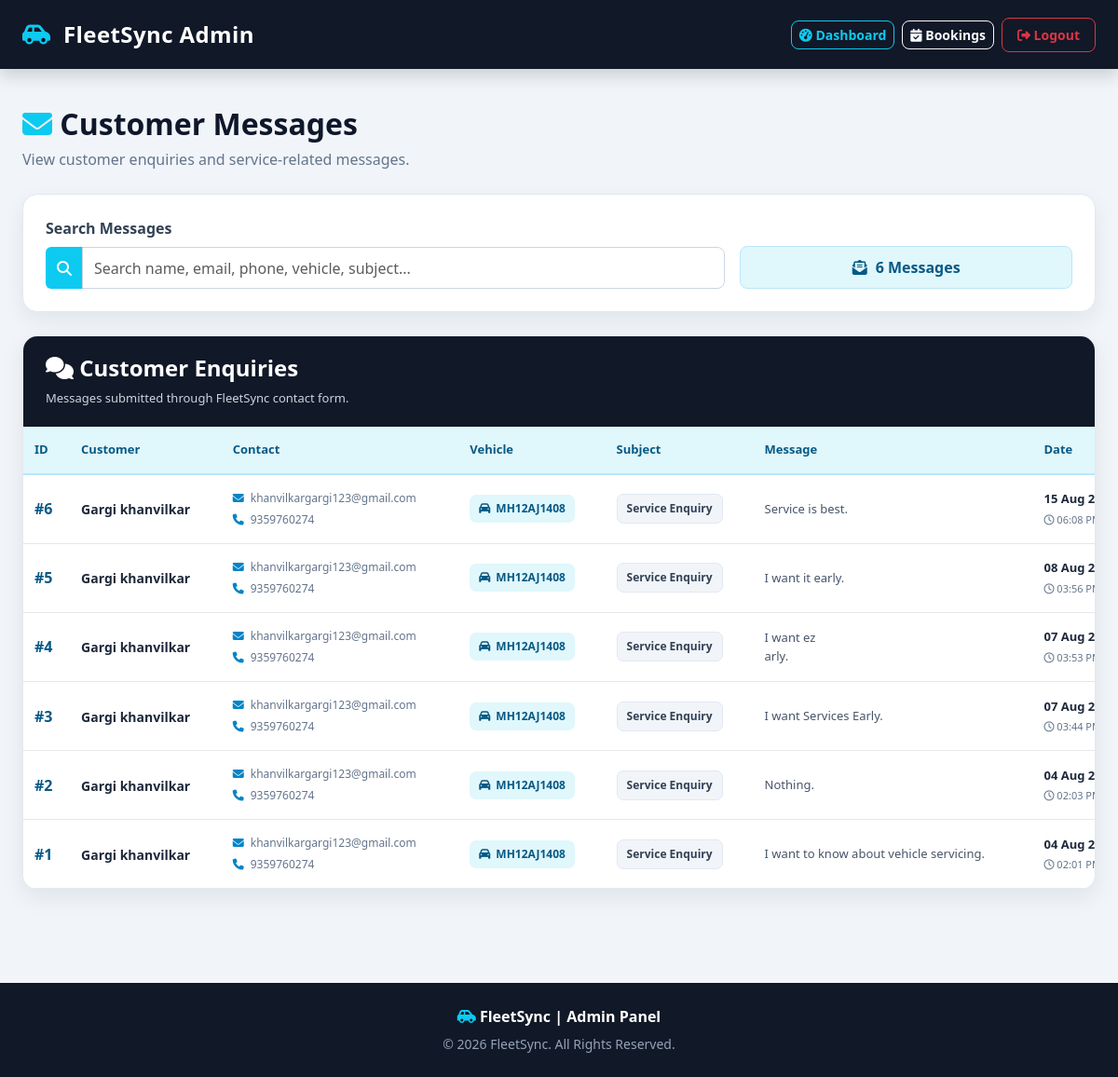
Page /FleetSyncAdmin/admin_messages.php (signed in) on the committed database.
### tables this page shows
CREATE TABLE `contact_messages` (
  `id` int(11) NOT NULL,
  `fullname` varchar(100) NOT NULL,
  `email` varchar(150) NOT NULL,
  `phone` varchar(20) NOT NULL,
  `vehicle` varchar(30) NOT NULL,
  `subject` varchar(150) NOT NULL,
  `message` text NOT NULL,
  `created_at` timestamp NOT NULL DEFAULT current_timestamp()
);

### FleetSyncAdmin/admin_messages.php (the view, shortened to what this page needs)
<?php
include '../config.php';
$sql = "SELECT *
        FROM contact_messages
        ORDER BY id DESC";
$result = mysqli_query($conn, $sql);
?>
<!DOCTYPE html>
<html lang="en">
<head>
<link
href="https://cdn.jsdelivr.net/npm/bootstrap@5.3.7/dist/css/bootstrap.min.css"
rel="stylesheet">
<link
rel="stylesheet"
href="https://cdnjs.cloudflare.com/ajax/libs/font-awesome/6.7.0/css/all.min.css">
<link rel="stylesheet" href="css/admin.css">
</head>
<body>
<nav class="navbar navbar-dark bg-dark shadow">
    <div class="container-fluid px-4">
        <a href="admin_dashboard.php"
           class="navbar-brand fw-bold fs-4">
            <i class="fa-solid fa-car-side text-info"></i>
            FleetSync Admin
        </a>
        <div class="d-flex align-items-center gap-2">
            <a href="admin_dashboard.php"
               class="btn btn-outline-info btn-sm">
                <i class="fa-solid fa-gauge-high"></i>
                Dashboard
            </a>
            <a href="admin_bookings.php"
               class="btn btn-outline-light btn-sm">
                <i class="fa-solid fa-calendar-check"></i>
                Bookings
            </a>
            <a href="admin_logout.php"
               class="btn btn-outline-danger btn-sm">
                <i class="fa-solid fa-right-from-bracket"></i>
                Logout
            </a>
        </div>
    </div>
</nav>
<main class="admin-main">
    <div class="container-fluid px-4">
        <div class="admin-page-heading">
            <h1>
                <i class="fa-solid fa-envelope text-info"></i>
                Customer Messages
            </h1>
            <p>
                View customer enquiries and service-related messages.
            </p>
        </div>
        <div class="message-filter-card">
            <div class="row g-3 align-items-end">
                <div class="col-lg-8">
                    <label
                        for="messageSearch"
                        class="form-label">
                        Search Messages
                    </label>
                    <div class="input-group">
                        <span class="input-group-text">
                            <i class="fa-solid fa-magnifying-glass"></i>
                        </span>
                        <input
                            type="text"
                            id="messageSearch"
                            class="form-control"
                            placeholder="Search name, email, phone, vehicle, subject...">
                    </div>
                </div>
                <div class="col-lg-4">
                    <div class="message-count-box">
                        <i class="fa-solid fa-envelope-open-text"></i>
                        <span>
                            <?php echo mysqli_num_rows($result); ?>
                            Messages
                        </span>
                    </div>
                </div>
            </div>
        </div>
        <div class="message-table-card">
            <div class="message-table-header">
                <div>
                    <h4>
                        <i class="fa-solid fa-comments"></i>
                        Customer Enquiries
                    </h4>
                    <span>
                        Messages submitted through FleetSync contact form.
                    </span>
                </div>
            </div>
            <div class="table-responsive">
                <table
                    class="table message-table"
                    id="messageTable">
                    <thead>
                        <tr>
                            <th>ID</th>
                            <th>Customer</th>
                            <th>Contact</th>
                            <th>Vehicle</th>
                            <th>Subject</th>
                            <th>Message</th>
                            <th>Date</th>
                        </tr>
                    </thead>
                    <tbody>
                    <?php
                    if (mysqli_num_rows($result) > 0) {
                        while ($message = mysqli_fetch_assoc($result)) {
                    ?>
                        <tr>
                            <td>
                                <span class="message-id">
                                    #<?php
                                    echo (int)$message['id'];
                                    ?>
                                </span>
                            </td>
                            <td>
                                <div class="message-customer">
                                    <strong>
                                        <?php
                                        echo htmlspecialchars(
                                            $message['fullname']
                                        );
                                        ?>
                                    </strong>
                                </div>
                            </td>
                            <td>
                                <div class="message-contact">
                                    <span>
                                        <i class="fa-solid fa-envelope"></i>
                                        <?php
                                        echo htmlspecialchars(
                                            $message['email']
                                        );
                                        ?>
                                    </span>
                                    <span>
                                        <i class="fa-solid fa-phone"></i>
                                        <?php
                                        echo htmlspecialchars(
                                            $message['phone']
                                        );
                                        ?>
                                    </span>
                                </div>
                            </td>
                            <td>
                                <?php
                                if (!empty($message['vehicle'])) {
                                ?>
                                    <span class="message-vehicle">
                                        <i class="fa-solid fa-car"></i>
                                        <?php
                                        echo htmlspecialchars(
                                            $message['vehicle']
                                        );
                                        ?>
                                    </span>
                                <?php
                                } else {
                                ?>
                                    <span class="text-muted">
                                        Not provided
                                    </span>
                                <?php
                                }
                                ?>
                            </td>
                            <td>
                                <span class="message-subject">
                                    <?php
                                    echo htmlspecialchars(
                                        $message['subject']
                                    );
                                    ?>
                                </span>
                            </td>
                            <td>
                                <div class="message-text">
                                    <?php
                                    echo nl2br(
                                        htmlspecialchars(
                                            $message['message']
                                        )
                                    );
                                    ?>
                                </div>
                            </td>
                            <td>
                                <div class="message-date">
                                    <strong>
                                        <?php
                                        echo date(
                                            "d M Y",
                                            strtotime(
                                                $message['created_at']
                                            )
                                        );
                                        ?>
                                    </strong>
                                    <small>
                                        <i class="fa-regular fa-clock"></i>
                                        <?php
                                        echo date(
                                            "h:i A",
                                            strtotime(
                                                $message['created_at']
                                            )
                                        );
                                        ?>
                                    </small>
                                </div>
                            </td>
                        </tr>
                    <?php
                        }
                    }
                    ?>
                    </tbody>
                </table>
            </div>
        </div>
    </div>
</main>
<footer class="admin-footer">
    <p>
        <i class="fa-solid fa-car-side text-info"></i>
        FleetSync | Admin Panel
    </p>
    <small>
        © 2026 FleetSync. All Rights Reserved.
    </small>
</footer>
</body>
</html>

### FleetSyncAdmin/css/admin.css (style rules this page uses)
* { margin: 0; padding: 0; box-sizing: border-box; }
body { font-family: "Segoe UI", Arial, sans-serif; min-height: 100vh; background: #f4f7fb; color: #1e293b; }
.navbar { padding: 15px 0; background: #111827 !important; }
.navbar-brand { letter-spacing: 0.5px; }
.navbar-brand i { margin-right: 7px; }
.navbar .btn-outline-danger { border-radius: 20px; padding: 7px 16px; }
.container-fluid h1 { color: #0f172a; }
footer { margin-top: 50px; }
footer p { font-weight: 600; }
footer small { color: #cbd5e1; }
body { font-family: "Segoe UI", Arial, sans-serif; background: #f1f5f9; color: #1e293b; min-height: 100vh; }
.navbar { background: #111827 !important; padding: 14px 0; }
.navbar-brand { color: #ffffff !important; letter-spacing: 0.4px; }
.navbar .btn { border-radius: 8px; font-weight: 600; }
.admin-main { padding-top: 40px; padding-bottom: 50px; min-height: calc(100vh - 150px); }
.admin-page-heading { margin-bottom: 25px; }
.admin-page-heading h1 { color: #0f172a; font-size: 32px; font-weight: 700; margin-bottom: 7px; }
.admin-page-heading p { color: #64748b; margin: 0; }
.admin-footer { background: #111827; color: #ffffff; text-align: center; padding: 24px 15px; }
.admin-footer p { margin-bottom: 5px; }
.admin-footer small { color: #94a3b8; }
.message-filter-card { background: #ffffff; border: 1px solid #e2e8f0; border-radius: 16px; padding: 24px; margin-bottom: 25px; box-shadow: 0 8px 22px rgba(15, 23, 42, 0.07); }
.message-filter-card .form-label { color: #334155; font-weight: 600; }
.message-filter-card .form-control { min-height: 45px; border: 1px solid #cbd5e1; border-radius: 8px; }
.message-filter-card .input-group-text { background: #0dcaf0; color: #ffffff; border: none; }
.message-count-box { min-height: 45px; display: flex; align-items: center; justify-content: center; gap: 9px; padding: 10px 18px; background: #e0f7fc; border: 1px solid #bae6fd; border-radius: 8px; color: #075985; font-weight: 700; }
.message-table-card { background: #ffffff; border: 1px solid #e2e8f0; border-radius: 16px; overflow: hidden; box-shadow: 0 8px 25px rgba(15, 23, 42, 0.08); }
.message-table-header { display: flex; align-items: center; justify-content: space-between; padding: 20px 24px; background: #111827; color: #ffffff; }
.message-table-header h4 { margin: 0 0 4px; font-weight: 700; }
.message-table-header span { color: #cbd5e1; font-size: 13px; }
.message-table { margin: 0; min-width: 1200px; }
.message-table thead th { background: #e0f7fc; color: #075985; font-size: 13px; font-weight: 700; padding: 15px 12px; border-bottom: 2px solid #bae6fd; white-space: nowrap; }
.message-table tbody td { padding: 16px 12px; vertical-align: middle; color: #334155; border-bottom: 1px solid #e5e7eb; }
.message-table tbody tr { transition: background 0.2s ease; }
.message-id { color: #075985; font-weight: 700; }
.message-customer strong { color: #1e293b; font-size: 14px; }
.message-contact { display: flex; flex-direction: column; gap: 5px; }
.message-contact span { color: #64748b; font-size: 12px; white-space: nowrap; }
.message-contact i { width: 16px; color: #0284c7; }
.message-vehicle { display: inline-flex; align-items: center; gap: 6px; padding: 6px 10px; background: #e0f7fc; color: #075985; border-radius: 7px; font-size: 12px; font-weight: 700; }
.message-subject { display: inline-block; padding: 6px 10px; background: #f1f5f9; color: #334155; border: 1px solid #e2e8f0; border-radius: 7px; font-size: 12px; font-weight: 600; white-space: nowrap; }
.message-text { max-width: 330px; color: #475569; font-size: 13px; line-height: 1.6; }
.message-date { display: flex; flex-direction: column; gap: 4px; }
.message-date strong { color: #1e293b; font-size: 13px; white-space: nowrap; }
.message-date small { color: #64748b; font-size: 11px; white-space: nowrap; }
body { background: #f1f5f9; }

### rows in the picture
contact_messages: id "6", fullname "Gargi khanvilkar", email "khanvilkargargi123@gmail.com", phone "9359760274", vehicle "MH12AJ1408", subject "Service Enquiry", message "Service is best.", created_at "15 Aug…", created_at "06:08…"
contact_messages: id "5", fullname "Gargi khanvilkar", email "khanvilkargargi123@gmail.com", phone "9359760274", vehicle "MH12AJ1408", subject "Service Enquiry", message "I want it early.", created_at "08 Aug…", created_at "03:56…"
contact_messages: id "4", fullname "Gargi khanvilkar", email "khanvilkargargi123@gmail.com", phone "9359760274", vehicle "MH12AJ1408", subject "Service Enquiry", message "I want ez arly.", created_at "07 Aug…", created_at "03:53…"
contact_messages: id "3", fullname "Gargi khanvilkar", email "khanvilkargargi123@gmail.com", phone "9359760274", vehicle "MH12AJ1408", subject "Service Enquiry", message "I want Services Early.", created_at "07 Aug…", created_at "03:44…"
contact_messages: id "2", fullname "Gargi khanvilkar", email "khanvilkargargi123@gmail.com", phone "9359760274", vehicle "MH12AJ1408", subject "Service Enquiry", message "Nothing.", created_at "04 Aug…", created_at "02:03…"
contact_messages: id "1", fullname "Gargi khanvilkar", email "khanvilkargargi123@gmail.com", phone "9359760274", vehicle "MH12AJ1408", subject "Service Enquiry", message "I want to know about vehicle servicing.", created_at "04 Aug…", created_at "02:01…"

### other values in the picture
mysqli_num_rows($result) "6"
